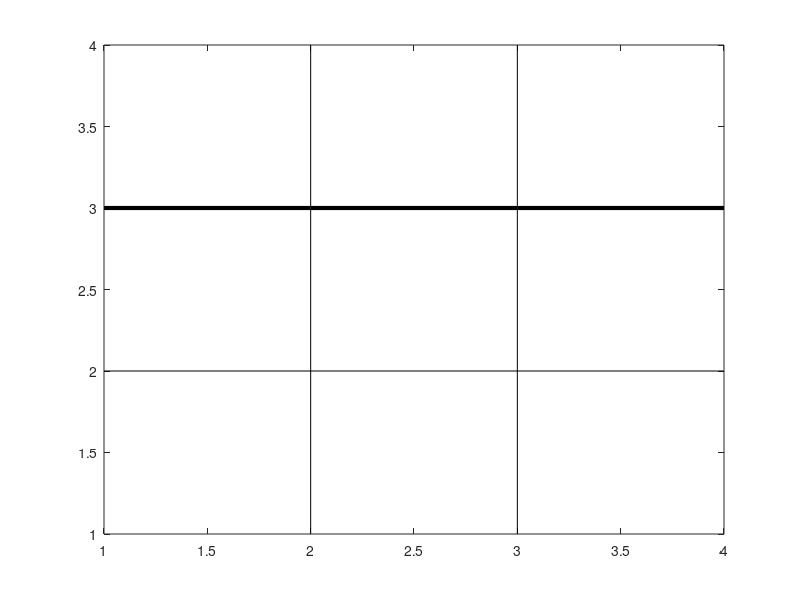

Recreate this plot in MATLAB. (Note: this script raises an error after producing the figure.)
%% Tic-Tac-Toe Full Game with Graphical Interface
clc; close all;
%% ------ Set initial game variables






%% ------ Display welcome message
fprintf('\n INSERT MESSAGE HERE\n\n');

% ------ Ask pre-game questions using the "input" command
% Q: How many players (0,1,2)
% if A = 0: 
%   Q1: What is the AI level of player, X? (1,2,3)
%   Q2: What is the AI level of player, O? (1,2,3)
% if A = 1: 
%   Q1: Would you like to be player X (move 1st) or O?
%   Q2: What AI level would you like to play against? (1,2,3)
% if A = 2 or any other value: 
%   no questions, just start the game.


















%% ------ Display blank game GUI
figure('Position',[100,100,650,600]);
axis([0 5 0 5]); 
axis equal;
plot([2 2],[1 4],'k',[3 3],[1 4],'k',[1 4],[2 2],'k',[1 4],[3 3],'k','LineWidth',3); hold on;
ax = gca; ax.XColor = 'none'; ax.YColor = 'none';
        
%% ------ Game loop










%% ------ Display result in title of the figure


%% END OF SCRIPT

%% ------------------------------------------------------
%  ---------- PASTE ALL HELPER FUNCTIONS BELOW ----------
